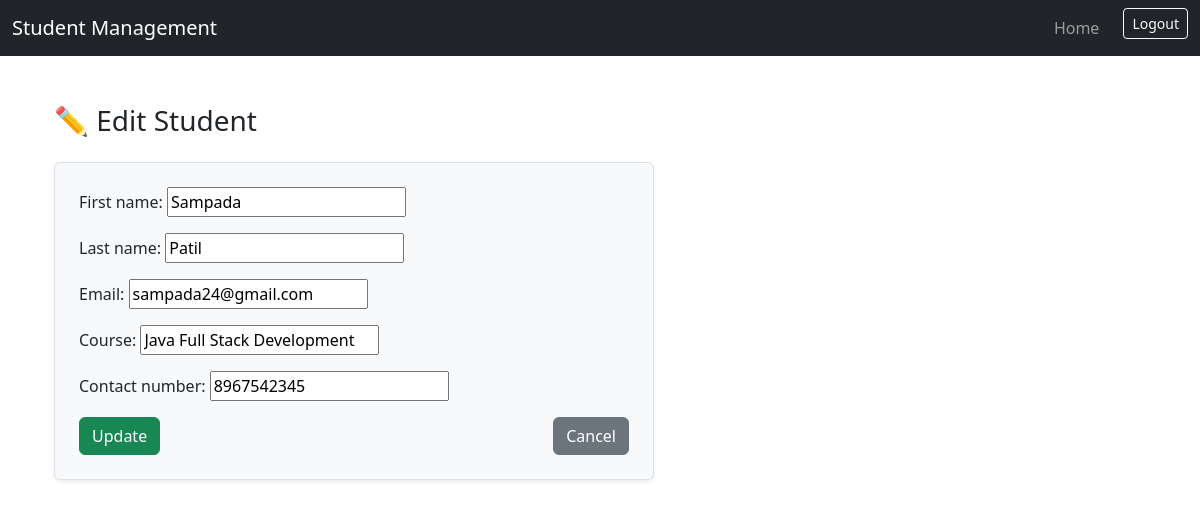
Page /edit/2/ (signed in) on the committed database.
### students/models.py (models this page shows, shortened)
class Student(models.Model):
    first_name = models.CharField(max_length=50)
    last_name = models.CharField(max_length=50)
    email = models.EmailField()
    course = models.CharField(max_length=50)
    contact_number = models.CharField(max_length=15)
    created_at = models.DateTimeField(auto_now_add=True)

### students/views.py (the view)
# urls.py: path('edit/<int:pk>/', views.edit_student, name='edit_student'),
@login_required
def edit_student(request, pk):
    student = get_object_or_404(Student, pk=pk)
    if request.method == 'POST':
        form = StudentForm(request.POST, instance=student)
        if form.is_valid():
            form.save()
            messages.success(request, "Student updated successfully!")
            return redirect('student_list')
    else:
        form = StudentForm(instance=student)
    return render(request, 'students/edit_student.html', {'form': form, 'student': student})

### students/forms.py
class StudentForm(forms.ModelForm):
    class Meta:
        model = Student
        fields = '__all__'  # include all fields
        widgets = {
            'created_at': forms.DateInput(attrs={'type': 'date'}),
        }

### students/templates/students/edit_student.html (shortened to what this page needs)
{% extends 'students/base.html' %}
{% block content %}
<div class="container mt-5">
  <h3 class="mb-4">✏️ Edit Student</h3>
  <form method="post" class="p-4 bg-light border rounded shadow-sm" style="max-width: 600px;">
    {{ form.as_p }}
    <div class="d-flex justify-content-between mt-3">
      <button type="submit" class="btn btn-success">Update</button>
      <a href="/" class="btn btn-secondary">Cancel</a>
    </div>
  </form>
</div>
{% endblock %}

### rows in the picture
Student: first_name "Sampada", last_name "Patil", email "sampada24@gmail.com", course "Java Full Stack Development", contact_number "8967542345"
